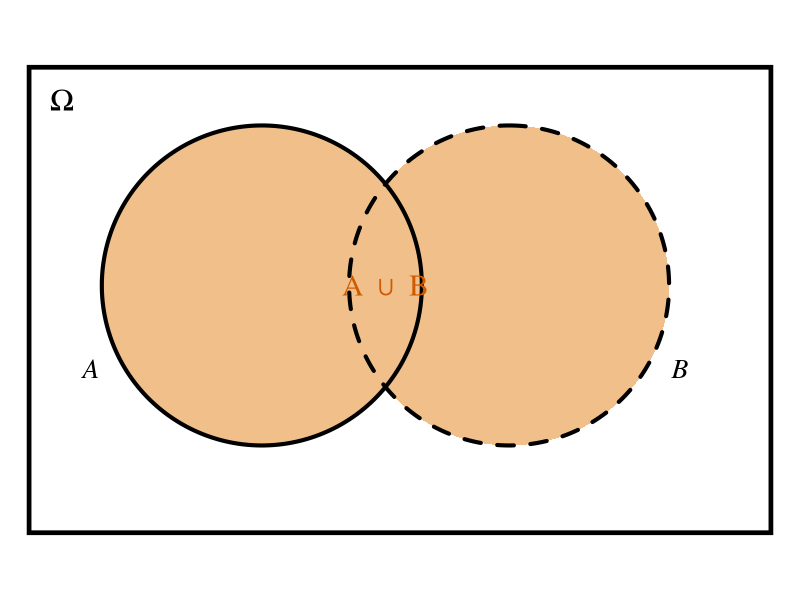
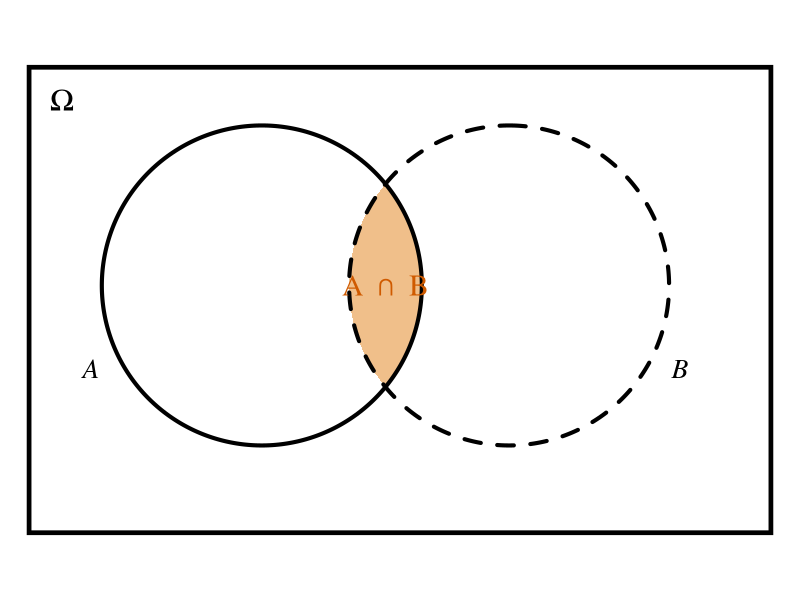
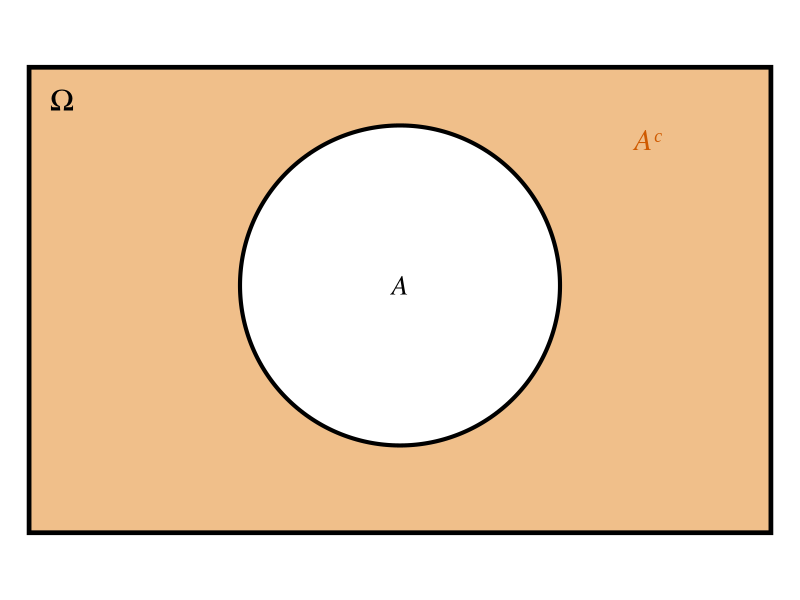
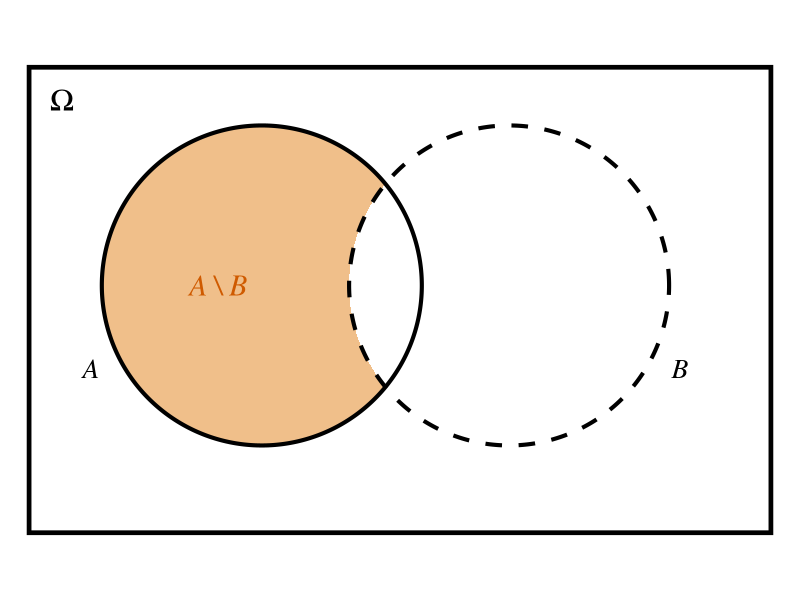
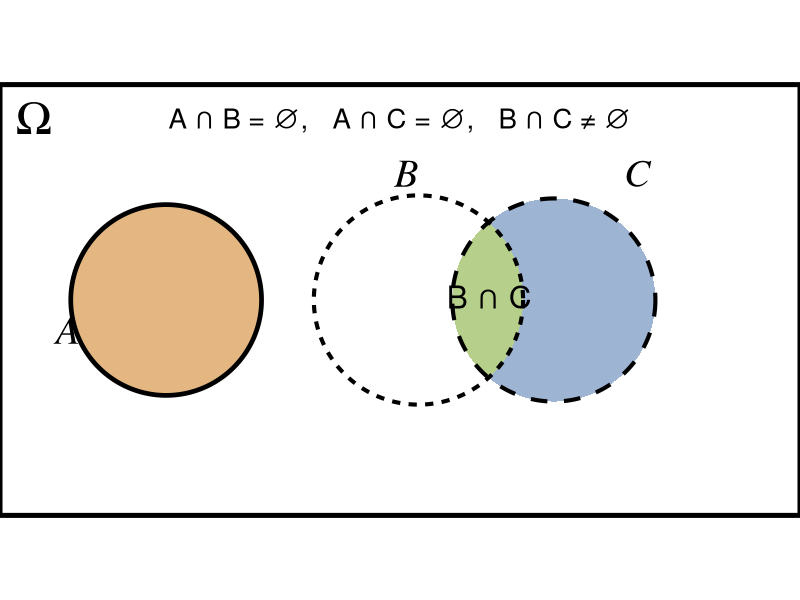
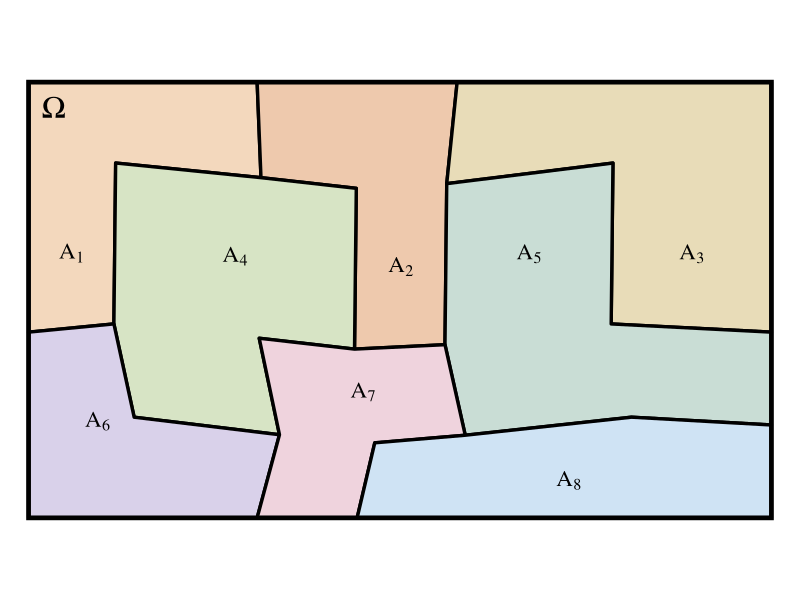
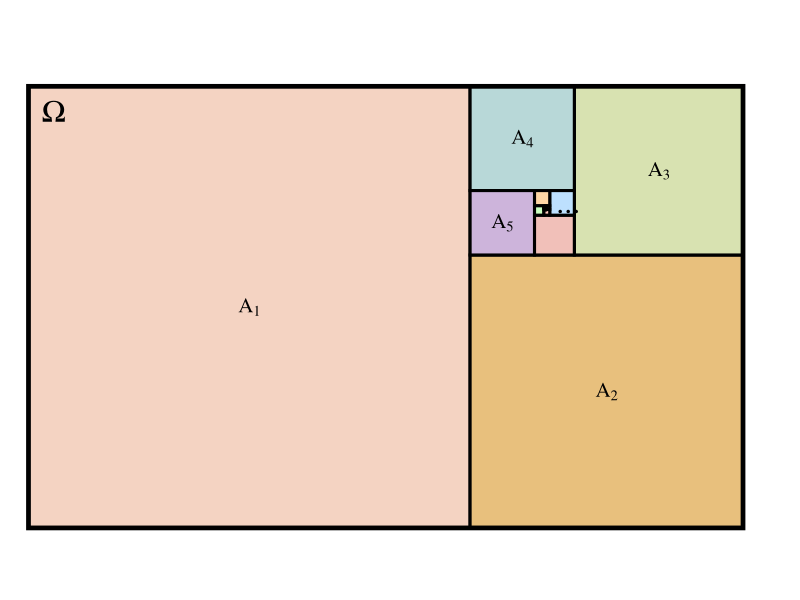
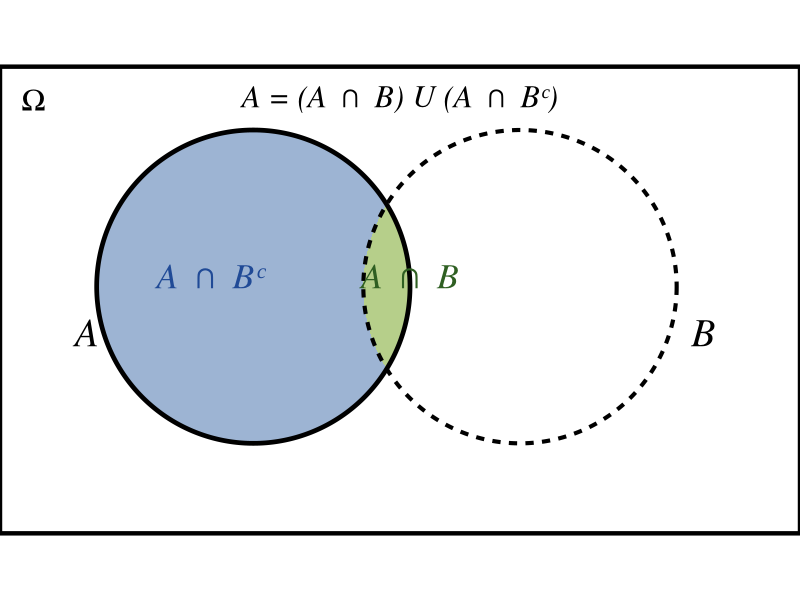

The R source for these figures, in order:
## ---- chunk 1
#| echo: false
#| fig-width: 10
#| fig-height: 6
#| out-width: 90%
#| fig-align: center
#| warning: false
#| message: false
#| fig-format: png

library(ggplot2)
library(ggforce)
library(sf)

# Parâmetros geométricos
r   <- 2.2
A_x <- 3.6
B_x <- 7.0
y0  <- 3.8

ggplot() +
  # Espaço amostral
  annotate(
    "rect",
    xmin = 0.4, xmax = 10.6,
    ymin = 0.4, ymax = 6.8,
    fill = NA,
    color = "black",
    linewidth = 1.6
  ) +

  # União A ∪ B preenchida em laranja
  geom_circle(
    aes(x0 = A_x, y0 = y0, r = r),
    fill = "#f0bf8a",
    color = NA
  ) +
  geom_circle(
    aes(x0 = B_x, y0 = y0, r = r),
    fill = "#f0bf8a",
    color = NA
  ) +

  # Contornos dos conjuntos
  geom_circle(
    aes(x0 = A_x, y0 = y0, r = r),
    fill = NA,
    color = "black",
    linewidth = 1.4
  ) +
  geom_circle(
    aes(x0 = B_x, y0 = y0, r = r),
    fill = NA,
    color = "black",
    linewidth = 1.4,
    linetype = "dashed"
  ) +

  # Rótulos
  annotate("text", x = 0.85, y = 6.35, label = "Ω", size = 8, family = "serif") +
  annotate("text", x = A_x - 2.35, y = y0 - 1.15, label = "A", size = 7, family = "serif", fontface = "italic") +
  annotate("text", x = B_x + 2.35, y = y0 - 1.15, label = "B", size = 7, family = "serif", fontface = "italic") +
  annotate(
    "text",
    x = 5.3, y = 3.8,
    label = "A~'\u222A'~B",
    parse = TRUE,
    color = "#cf5a00",
    size = 7.5,
    family = "serif",
    fontface = "italic"
  ) +

  coord_fixed(
    xlim = c(0, 11),
    ylim = c(0.2, 7),
    expand = FALSE
  ) +
  theme_void() +
  theme(
    plot.background  = element_rect(fill = "transparent", color = NA),
    panel.background = element_rect(fill = "transparent", color = NA)
  )
## ---- chunk 2
#| echo: false
#| fig-width: 10
#| fig-height: 6
#| out-width: 90%
#| fig-align: center
#| warning: false
#| message: false
#| fig-format: svg

library(ggplot2)
library(ggforce)
library(sf)

# Parâmetros geométricos
r   <- 2.2
A_x <- 3.6
B_x <- 7.0
y0  <- 3.8

circle_points <- function(cx, cy, r, n = 500) {
  t <- seq(0, 2 * pi, length.out = n)
  cbind(cx + r * cos(t), cy + r * sin(t))
}

A_poly <- st_polygon(list(rbind(circle_points(A_x, y0, r), circle_points(A_x, y0, r)[1, ])))
B_poly <- st_polygon(list(rbind(circle_points(B_x, y0, r), circle_points(B_x, y0, r)[1, ])))

A_sf <- st_sf(geometry = st_sfc(A_poly))
B_sf <- st_sf(geometry = st_sfc(B_poly))
I_sf <- st_intersection(A_sf, B_sf)

ggplot() +
  annotate(
    "rect",
    xmin = 0.4, xmax = 10.6,
    ymin = 0.4, ymax = 6.8,
    fill = NA,
    color = "black",
    linewidth = 1.6
  ) +

  geom_sf(data = I_sf, fill = "#f0bf8a", color = NA) +

  geom_circle(
    aes(x0 = A_x, y0 = y0, r = r),
    fill = NA,
    color = "black",
    linewidth = 1.4
  ) +
  geom_circle(
    aes(x0 = B_x, y0 = y0, r = r),
    fill = NA,
    color = "black",
    linewidth = 1.4,
    linetype = "dashed"
  ) +

  annotate("text", x = 0.85, y = 6.35, label = "Ω", size = 8, family = "serif") +
  annotate("text", x = A_x - 2.35, y = y0 - 1.15, label = "A", size = 7, family = "serif", fontface = "italic") +
  annotate("text", x = B_x + 2.35, y = y0 - 1.15, label = "B", size = 7, family = "serif", fontface = "italic") +
  annotate(
    "text",
    x = 5.3, y = 3.8,
    label = "A~'\u2229'~B",
    parse = TRUE,
    color = "#cf5a00",
    size = 7.5,
    family = "serif"
  ) +

  coord_sf(
    xlim = c(0, 11),
    ylim = c(0.2, 7),
    expand = FALSE
  ) +
  theme_void() +
  theme(
    plot.background  = element_rect(fill = "transparent", color = NA),
    panel.background = element_rect(fill = "transparent", color = NA)
  )
## ---- chunk 3
#| echo: false
#| fig-width: 10
#| fig-height: 6
#| out-width: 90%
#| fig-align: center
#| warning: false
#| message: false
#| fig-format: svg

library(ggplot2)
library(ggforce)

# Parâmetros geométricos
r   <- 2.2
A_x <- 5.5
y0  <- 3.8

ggplot() +
  # Região complementar preenchida
  annotate(
    "rect",
    xmin = 0.4, xmax = 10.6,
    ymin = 0.4, ymax = 6.8,
    fill = "#f0bf8a",
    color = NA
  ) +

  # "Furo" do conjunto A
  geom_circle(
    aes(x0 = A_x, y0 = y0, r = r),
    fill = "white",
    color = NA
  ) +

  # Contorno do espaço amostral
  annotate(
    "rect",
    xmin = 0.4, xmax = 10.6,
    ymin = 0.4, ymax = 6.8,
    fill = NA,
    color = "black",
    linewidth = 1.6
  ) +

  # Contorno de A
  geom_circle(
    aes(x0 = A_x, y0 = y0, r = r),
    fill = NA,
    color = "black",
    linewidth = 1.4
  ) +

  # Rótulos
  annotate("text", x = 0.85, y = 6.35, label = "Ω", size = 8, family = "serif") +
  annotate("text", x = A_x, y = y0, label = "A", size = 7, family = "serif", fontface = "italic") +
  annotate("text", x = 8.9, y = 5.8, label = "Aᶜ", size = 7.5, color = "#cf5a00", family="serif", fontface="italic") +

  coord_fixed(
    xlim = c(0, 11),
    ylim = c(0.2, 7),
    expand = FALSE
  ) +
  theme_void() +
  theme(
    plot.background  = element_rect(fill = "transparent", color = NA),
    panel.background = element_rect(fill = "transparent", color = NA)
  )
## ---- chunk 4
#| echo: false
#| fig-width: 10
#| fig-height: 6
#| out-width: 90%
#| fig-align: center
#| warning: false
#| message: false
#| fig-format: svg

library(ggplot2)
library(sf)

# Parâmetros geométricos
r   <- 2.2
A_x <- 3.6
B_x <- 7.0
y0  <- 3.8

# Função para aproximar círculo por polígono
circle_points <- function(cx, cy, r, n = 500) {
  t <- seq(0, 2 * pi, length.out = n)
  cbind(cx + r * cos(t), cy + r * sin(t))
}

# Polígonos dos conjuntos
A_pts <- circle_points(A_x, y0, r)
B_pts <- circle_points(B_x, y0, r)

A_poly <- st_polygon(list(rbind(A_pts, A_pts[1, ])))
B_poly <- st_polygon(list(rbind(B_pts, B_pts[1, ])))

A_sf <- st_sf(geometry = st_sfc(A_poly))
B_sf <- st_sf(geometry = st_sfc(B_poly))

# Diferença A \ B
D_sf <- st_difference(A_sf, st_union(B_sf))

ggplot() +
  # Região destacada: A \ B
  geom_sf(
    data = D_sf,
    fill = "#f0bf8a",
    color = NA
  ) +

  # Contorno do espaço amostral
  annotate(
    "rect",
    xmin = 0.4, xmax = 10.6,
    ymin = 0.4, ymax = 6.8,
    fill = NA,
    color = "black",
    linewidth = 1.6
  ) +

  # Contornos de A e B
  geom_sf(
    data = A_sf,
    fill = NA,
    color = "black",
    linewidth = 1.4
  ) +
  geom_sf(
    data = B_sf,
    fill = NA,
    color = "black",
    linewidth = 1.4,
    linetype = "dashed"
  ) +

  # Rótulos
  annotate("text", x = 0.85, y = 6.35, label = "Ω", size = 8, family = "serif") +
  annotate("text", x = A_x - 2.35, y = y0 - 1.15, label = "A", size = 7, family = "serif", fontface = "italic") +
  annotate("text", x = B_x + 2.35, y = y0 - 1.15, label = "B", size = 7, family = "serif", fontface = "italic") +
  annotate(
    "text",
    x = 3.0, y = 3.8,
    label = "A \\ B",
    color = "#cf5a00",
    size = 7.5,family = "serif", fontface = "italic"
  ) +

  coord_sf(
    xlim = c(0, 11),
    ylim = c(0.2, 7),
    expand = FALSE
  ) +
  theme_void() +
  theme(
    plot.background  = element_rect(fill = "transparent", color = NA),
    panel.background = element_rect(fill = "transparent", color = NA)
  )
## ---- chunk 5
#| echo: false
#| fig-width: 10
#| fig-height: 6
#| out-width: 90%
#| fig-align: center
#| warning: false
#| message: false
#| fig-format: png

library(ggplot2)
library(sf)

# Janela da figura
xmin <- 0
xmax <- 13
ymin <- 0
ymax <- 7

# Centros e raios
A_center <- c(2.7, 3.5)
B_center <- c(6.8, 3.5)
C_center <- c(9.0, 3.5)

rA <- 1.55
rB <- 1.70
rC <- 1.65

# Círculos
A <- st_sfc(st_point(A_center)) |> st_buffer(dist = rA, nQuadSegs = 300)
B <- st_sfc(st_point(B_center)) |> st_buffer(dist = rB, nQuadSegs = 300)
C <- st_sfc(st_point(C_center)) |> st_buffer(dist = rC, nQuadSegs = 300)

# Regiões úteis
BC     <- st_intersection(B, C)
C_only <- st_difference(C, st_union(B))

# Objetos sf
A_sf      <- st_sf(set = "A", geometry = A)
B_sf      <- st_sf(set = "B", geometry = B)
C_sf      <- st_sf(set = "C", geometry = C)
BC_sf     <- st_sf(region = "BcapC", geometry = BC)
C_only_sf <- st_sf(region = "Conly", geometry = C_only)

ggplot() +
  # Conjunto A
  geom_sf(
    data = A_sf,
    fill = "#e4b782",
    color = NA
  ) +

  # Parte de C fora de B
  geom_sf(
    data = C_only_sf,
    fill = "#9db4d3",
    color = NA
  ) +

  # Interseção B ∩ C
  geom_sf(
    data = BC_sf,
    fill = "#b6cf8a",
    color = NA
  ) +

  # Contorno de A
  geom_sf(
    data = A_sf,
    fill = NA,
    color = "black",
    linewidth = 1.6
  ) +

  # Contorno de B
  geom_sf(
    data = B_sf,
    fill = NA,
    color = "black",
    linewidth = 1.4,
    linetype = "22"
  ) +

  # Contorno de C
  geom_sf(
    data = C_sf,
    fill = NA,
    color = "black",
    linewidth = 1.4,
    linetype = "44"
  ) +

  # Moldura de Ω
  annotate(
    "rect",
    xmin = xmin, xmax = xmax,
    ymin = ymin, ymax = ymax,
    fill = NA,
    color = "black",
    linewidth = 1.7
  ) +

  # Relações no topo (Unicode)
  annotate(
    "text",
    x = 6.5, y = 6.45,
    label = "A ∩ B = ∅,   A ∩ C = ∅,   B ∩ C ≠ ∅",
    family = "sans",
    size = 7
  ) +

  # Rótulo de Ω
  annotate(
    "text",
    x = 0.55, y = 6.45,
    label = "Ω",
    family = "serif",
    size = 12
  ) +

  # Rótulos dos conjuntos
  annotate(
    "text",
    x = 1.1, y = 3.0,
    label = "A",
    family = "serif",
    fontface = "italic",
    size = 10
  ) +
  annotate(
    "text",
    x = 6.6, y = 5.55,
    label = "B",
    family = "serif",
    fontface = "italic",
    size = 10
  ) +
  annotate(
    "text",
    x = 10.35, y = 5.55,
    label = "C",
    family = "serif",
    fontface = "italic",
    size = 10
  ) +

  # Rótulo da interseção
  annotate(
    "text",
    x = 7.95, y = 3.55,
    label = "B ∩ C",
    family = "sans",
    size = 8
  ) +

  coord_sf(
    xlim = c(xmin, xmax),
    ylim = c(ymin, ymax),
    expand = FALSE,
    clip = "off"
  ) +
  theme_void() +
  theme(
    plot.background  = element_rect(fill = "transparent", color = NA),
    panel.background = element_rect(fill = "transparent", color = NA)
  )
## ---- chunk 6
#| echo: false
#| fig-width: 10
#| fig-height: 6
#| out-width: 90%
#| fig-align: center
#| warning: false
#| message: false
#| fig-format: svg

library(ggplot2)
library(sf)

# Limites do espaço amostral
xmin <- 0.4
xmax <- 10.8
ymin <- 0.5
ymax <- 6.6

# Linhas-base de uma malha irregular
x_base <- c(0.4, 1.7, 3.6, 5.0, 6.4, 8.7, 10.8)
y_base <- c(0.5, 1.8, 3.1, 5.2, 6.6)

cols <- length(x_base) - 1
rows <- length(y_base) - 1

# Nós da malha
nodes <- expand.grid(col = 1:(cols + 1), row = 1:(rows + 1))
nodes$x <- x_base[nodes$col]
nodes$y <- y_base[nodes$row]

# Deformação suave apenas nos nós internos
internal <- with(nodes, col > 1 & col < cols + 1 & row > 1 & row < rows + 1)

nodes$x[internal] <- nodes$x[internal] +
  0.22 * sin(1.15 * nodes$y[internal]) -
  0.12 * cos(0.85 * nodes$x[internal])

nodes$y[internal] <- nodes$y[internal] +
  0.18 * sin(0.90 * nodes$x[internal]) +
  0.10 * cos(1.30 * nodes$y[internal])

# Função auxiliar: coordenadas de um nó
node_xy <- function(col, row) {
  as.numeric(nodes[nodes$col == col & nodes$row == row, c("x", "y")])
}

# Função auxiliar: polígono de uma célula da malha
cell_polygon <- function(col, row) {
  pts <- rbind(
    node_xy(col,     row),
    node_xy(col + 1, row),
    node_xy(col + 1, row + 1),
    node_xy(col,     row + 1),
    node_xy(col,     row)
  )
  st_polygon(list(pts))
}

# Partição em 8 conjuntos (linhas de cima para baixo)
group_top <- matrix(c(
  1, 1, 2, 2, 3, 3,
  1, 4, 4, 2, 5, 3,
  6, 4, 7, 7, 5, 5,
  6, 6, 7, 8, 8, 8
), nrow = rows, byrow = TRUE)

# Células da malha com seus grupos
cells <- expand.grid(col = 1:cols, row = 1:rows)

# Como row=1 é a faixa de baixo, invertemos para casar com group_top
cells$group <- mapply(
  function(col, row) group_top[rows - row + 1, col],
  cells$col, cells$row
)

cell_geoms <- lapply(seq_len(nrow(cells)), function(i) {
  cell_polygon(cells$col[i], cells$row[i])
})

cells_sf <- st_sf(
  group = cells$group,
  geometry = st_sfc(cell_geoms)
)

# União das células de cada grupo
part_geoms <- lapply(1:8, function(k) {
  st_union(st_geometry(cells_sf[cells_sf$group == k, ]))[[1]]
})

parts_sf <- st_sf(
  group = factor(1:8),
  label = paste0("A[", 1:8, "]"),
  geometry = st_sfc(part_geoms)
)

# Posições dos rótulos
label_pts <- st_point_on_surface(parts_sf)
labels_df <- cbind(
  st_drop_geometry(parts_sf),
  st_coordinates(label_pts)
)

# Cores suaves
fills <- c(
  "#f3d8bd", "#eec9ad", "#e8dcb8", "#d7e4c5",
  "#c9ddd5", "#d9d1ea", "#efd3dd", "#cfe3f4"
)

ggplot() +
  # Regiões da partição
  geom_sf(
    data = parts_sf,
    aes(fill = group),
    color = "black",
    linewidth = 1.15
  ) +

  # Contorno externo de Omega
  annotate(
    "rect",
    xmin = xmin, xmax = xmax,
    ymin = ymin, ymax = ymax,
    fill = NA,
    color = "black",
    linewidth = 1.6
  ) +

  # Rótulo de Omega
  annotate(
    "text",
    x = xmin + 0.35, y = ymax - 0.35,
    label = "Ω",
    size = 8,
    family = "serif"
  ) +

  # Rótulos dos conjuntos
  geom_text(
    data = labels_df,
    aes(x = X, y = Y, label = label),
    parse = TRUE,
    family = "serif",
    fontface = "italic",
    size = 5.8
  ) +

  scale_fill_manual(values = fills) +
  coord_sf(
    xlim = c(0, 11.2),
    ylim = c(0.2, 6.9),
    expand = FALSE
  ) +
  theme_void() +
  theme(
    legend.position = "none",
    plot.background  = element_rect(fill = "transparent", color = NA),
    panel.background = element_rect(fill = "transparent", color = NA)
  )
## ---- chunk 7
#| echo: false
#| fig-width: 10
#| fig-height: 6.2
#| out-width: 90%
#| fig-align: center
#| warning: false
#| message: false
#| fig-format: svg

library(ggplot2)

phi <- (1 + sqrt(5)) / 2

# Dimensões do retângulo áureo (o espaço amostral)
H <- 6.2
W <- phi * H
x0 <- 0.4
y0 <- 0.4

# Número de conjuntos exibidos na aproximação visual
n_terms <- 18

# Direções sucessivas da decomposição:
# esquerda, baixo, direita, cima, ...
dirs <- rep(c("L", "B", "R", "T"), length.out = n_terms)

# Função para gerar pontos de um arco
arc_points <- function(cx, cy, r, a1, a2, n = 200) {
  t <- seq(a1, a2, length.out = n)
  data.frame(
    x = cx + r * cos(t),
    y = cy + r * sin(t)
  )
}

# Retângulo restante a cada etapa
x <- x0
y <- y0
w <- W
h <- H

pieces <- vector("list", n_terms)
arcs   <- vector("list", n_terms)

for (i in seq_len(n_terms)) {
  dir <- dirs[i]
  
  # lado do quadrado atual
  s <- if (dir %in% c("L", "R")) h else w
  
  if (dir == "L") {
    sqx <- x
    sqy <- y
    
    cx <- x
    cy <- y
    a1 <- pi / 2
    a2 <- 0
    
    x <- x + s
    w <- w - s
  }
  
  if (dir == "B") {
    sqx <- x
    sqy <- y
    
    cx <- x + s
    cy <- y
    a1 <- pi
    a2 <- pi / 2
    
    y <- y + s
    h <- h - s
  }
  
  if (dir == "R") {
    sqx <- x + w - s
    sqy <- y
    
    cx <- x + w
    cy <- y + s
    a1 <- -pi / 2
    a2 <- -pi
    
    w <- w - s
  }
  
  if (dir == "T") {
    sqx <- x
    sqy <- y + h - s
    
    cx <- x
    cy <- y + h
    a1 <- 0
    a2 <- -pi / 2
    
    h <- h - s
  }
  
  pieces[[i]] <- data.frame(
    i = i,
    xmin = sqx,
    xmax = sqx + s,
    ymin = sqy,
    ymax = sqy + s,
    s = s,
    label_x = sqx + s / 2,
    label_y = sqy + s / 2
  )
  
  arcs[[i]] <- cbind(
    arc_points(cx, cy, s, a1, a2),
    i = i
  )
}

parts_df  <- do.call(rbind, pieces)
spiral_df <- do.call(rbind, arcs)

# Ponto-limite da construção (aproximado pelo retângulo remanescente)
limit_pt <- data.frame(
  x = x + w / 2,
  y = y + h / 2
)

# Rótulos só nos conjuntos maiores
labels_df <- subset(parts_df, s > 0.75)
labels_df$label <- paste0("A[", labels_df$i, "]")

# Cores diferentes para cada peça
fills <- c(
  "#f4d3c2", "#e8c07d", "#d8e2b1", "#b8d8d8", "#cdb4db", "#f1c0b9",
  "#bde0fe", "#ffd6a5", "#caffbf", "#fec5bb", "#a0c4ff", "#fdffb6",
  "#d0f4de", "#e4c1f9", "#ffcad4", "#cdeac0", "#fff1b6", "#b5ead7"
)

parts_df$fill <- fills[parts_df$i]

ggplot() +
  # Conjuntos da partição
  geom_rect(
    data = parts_df,
    aes(xmin = xmin, xmax = xmax, ymin = ymin, ymax = ymax, fill = fill),
    color = "black",
    linewidth = 1.05
  ) +
  
  # Arcos da espiral com alpha menor
  geom_path(
    data = spiral_df,
    aes(x = x, y = y, group = i),
    linewidth = 1.15,
    color = "#8c4b00",
    alpha = 0.0
  ) +
  
  # Contorno externo de Omega
  annotate(
    "rect",
    xmin = x0, xmax = x0 + W,
    ymin = y0, ymax = y0 + H,
    fill = NA,
    color = "black",
    linewidth = 1.6
  ) +
  
  # Rótulo de Omega
  annotate(
    "text",
    x = x0 + 0.35, y = y0 + H - 0.35,
    label = "Ω",
    size = 8,
    family = "serif"
  ) +
  
  # Rótulos dos primeiros conjuntos
  geom_text(
    data = labels_df,
    aes(x = label_x, y = label_y, label = label),
    parse = TRUE,
    family = "serif",
    fontface = "italic",
    size = 5.3
  ) +
  
  # Indicação de continuidade infinita
  geom_point(
    data = limit_pt,
    aes(x = x, y = y),
    size = 1.6
  ) +
  annotate(
    "text",
    x = limit_pt$x + 0.32,
    y = limit_pt$y + 0.08,
    label = "...",
    size = 8,
    family = "serif"
  ) +
  
  scale_fill_identity() +
  coord_fixed(
    xlim = c(0, x0 + W + 0.8),
    ylim = c(0.2, y0 + H + 0.4),
    expand = FALSE
  ) +
  theme_void() +
  theme(
    plot.background  = element_rect(fill = "transparent", color = NA),
    panel.background = element_rect(fill = "transparent", color = NA)
  )
## ---- chunk 8
#| echo: false
#| fig-width: 10
#| fig-height: 6
#| out-width: 90%
#| fig-align: center
#| warning: false
#| message: false
#| fig-format: svg

library(ggplot2)
library(sf)

# Janela da figura
xmin <- 0
xmax <- 12
ymin <- 0
ymax <- 7

# Círculos A e B
A_center <- c(3.8, 3.7)
B_center <- c(7.8, 3.7)
r <- 2.35

A <- st_sfc(st_point(A_center)) |> st_buffer(dist = r, nQuadSegs = 200)
B <- st_sfc(st_point(B_center)) |> st_buffer(dist = r, nQuadSegs = 200)

# Regiões da identidade
AcapB  <- st_intersection(A, B)
AcapBc <- st_difference(A, st_union(B))

# Objetos sf para plotagem
A_sf      <- st_sf(set = "A", geometry = A)
B_sf      <- st_sf(set = "B", geometry = B)
AcapB_sf  <- st_sf(region = "A∩B", geometry = AcapB)
AcapBc_sf <- st_sf(region = "A∩Bc", geometry = AcapBc)

ggplot() +
  # Região A ∩ B^c
  geom_sf(
    data = AcapBc_sf,
    fill = "#9db4d3",
    color = NA
  ) +

  # Região A ∩ B
  geom_sf(
    data = AcapB_sf,
    fill = "#b6cf8a",
    color = NA
  ) +

  # Contorno de A
  geom_sf(
    data = A_sf,
    fill = NA,
    color = "black",
    linewidth = 1.6
  ) +

  # Contorno de B
  geom_sf(
    data = B_sf,
    fill = NA,
    color = "black",
    linewidth = 1.4,
    linetype = "22"
  ) +

  # Moldura de Omega
  annotate(
    "rect",
    xmin = xmin, xmax = xmax,
    ymin = ymin, ymax = ymax,
    fill = NA,
    color = "black",
    linewidth = 1.5
  ) +

  # Título da identidade
  annotate(
    "text",
    x = 6.0, y = 6.55,
    label = "A = (A ∩ B) U (A ∩ Bᶜ)",
    family = "serif",
    fontface = "italic",
    size = 8
  ) +

  # Rótulo de Omega
  annotate(
    "text",
    x = 0.5, y = 6.5,
    label = "Ω",
    family = "serif",
    size = 8
  ) +

  # Rótulos dos conjuntos
  annotate(
    "text",
    x = 1.3, y = 3.0,
    label = "A",
    family = "serif",
    fontface = "italic",
    size = 10
  ) +
  annotate(
    "text",
    x = 10.55, y = 3.0,
    label = "B",
    family = "serif",
    fontface = "italic",
    size = 10
  ) +

  # Rótulos internos
  annotate(
    "text",
    x = 3.15, y = 3.85,
    label = "A ∩ Bᶜ",
    family = "serif",
    fontface = "italic",
    color = "#204a96",
    size = 9
  ) +
  annotate(
    "text",
    x = 6.15, y = 3.85,
    label = "A ∩ B",
    family = "serif",
    fontface = "italic",
    color = "#2f5f22",
    size = 9
  ) +

  coord_sf(
    xlim = c(xmin, xmax),
    ylim = c(ymin, ymax),
    expand = FALSE,
    clip = "off"
  ) +
  theme_void() +
  theme(
    plot.background  = element_rect(fill = "transparent", color = NA),
    panel.background = element_rect(fill = "transparent", color = NA)
  )
